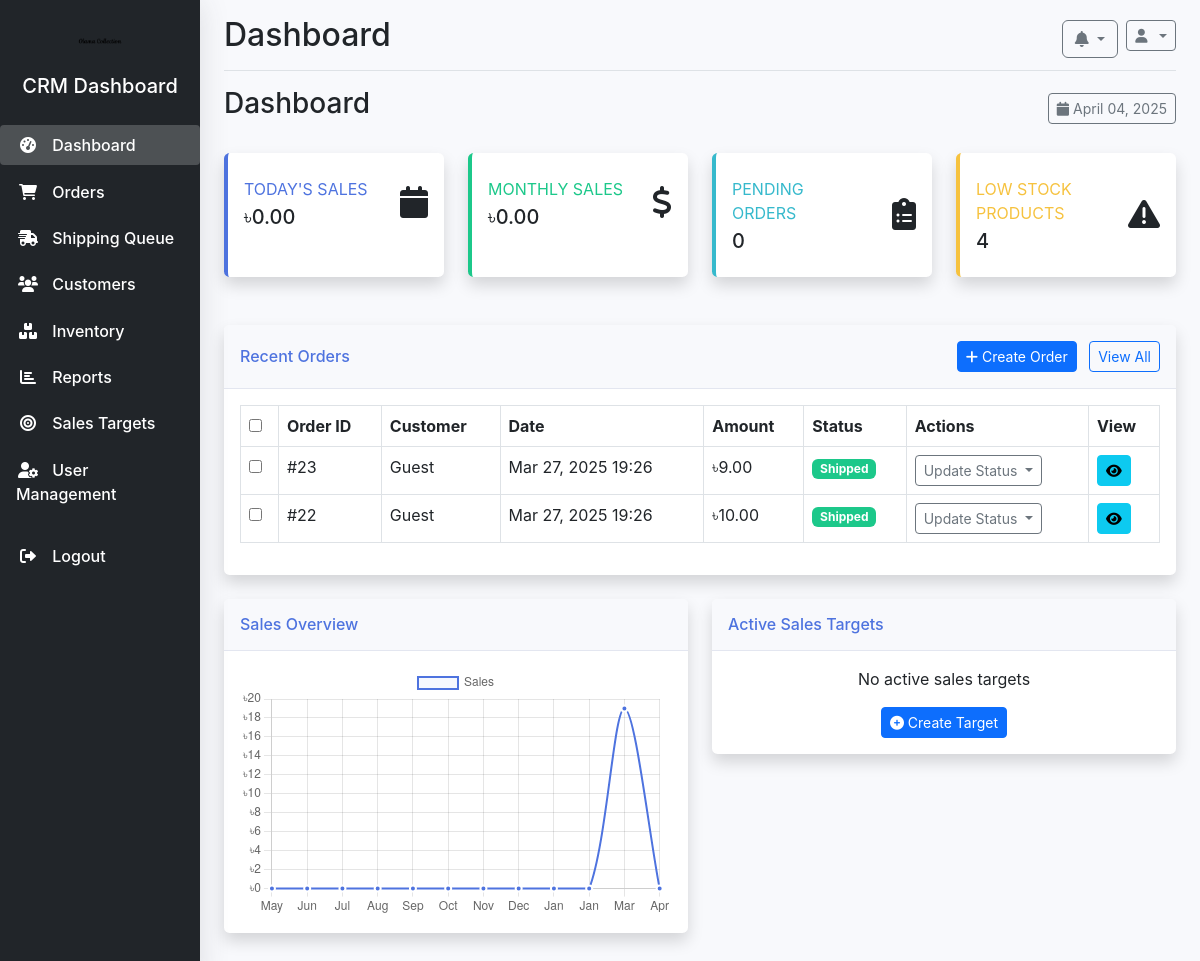
The app's page /crm/ (signed in), older data.
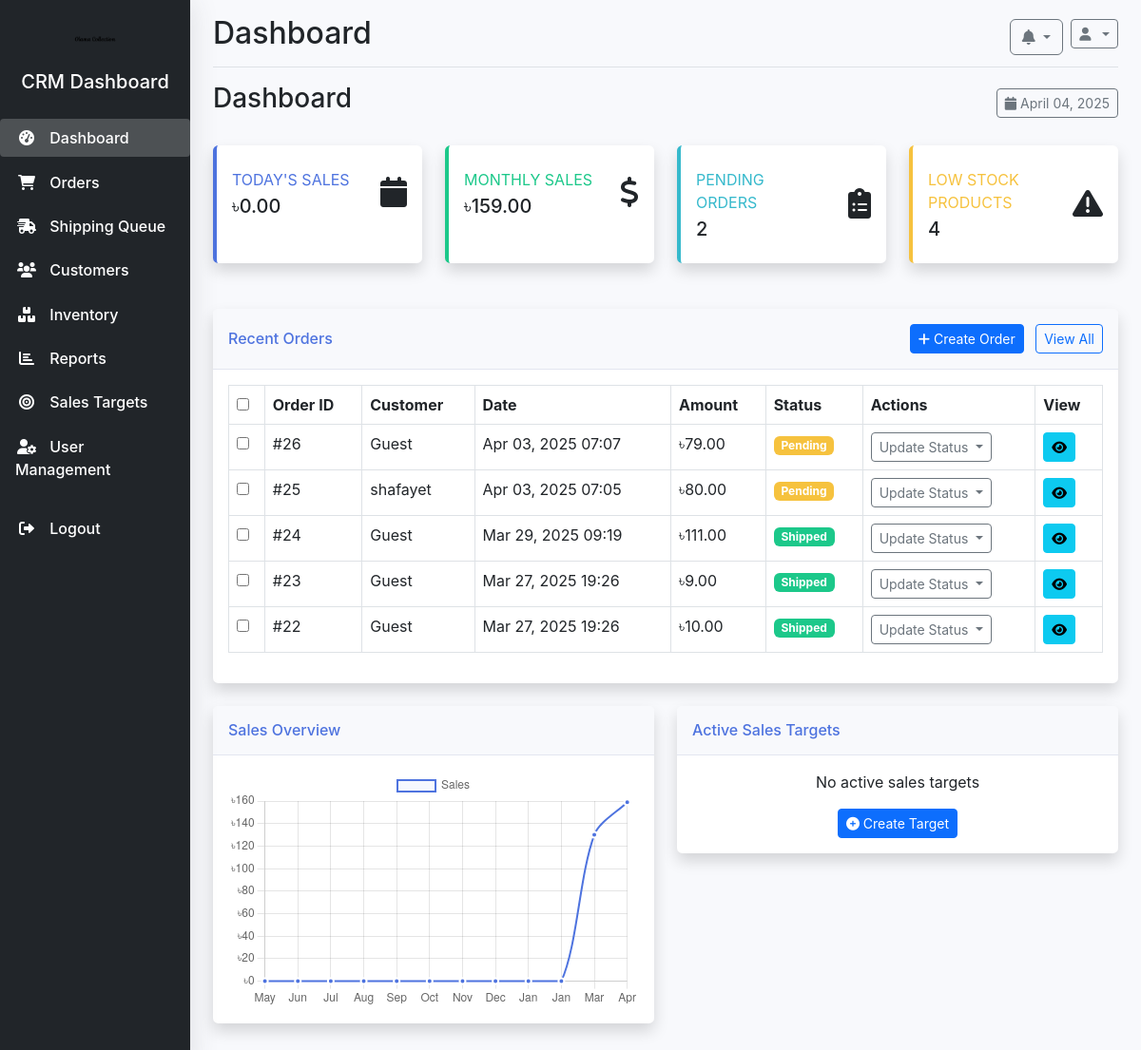
The same page, newer data.
### orders/models.py (models this page shows, shortened)
class Order(models.Model):
    order_number = models.CharField(max_length=20, unique=True, null=True, blank=True)
    customer = models.ForeignKey(User, on_delete=models.SET_NULL, related_name='orders', null=True, blank=True)
    shipping_address = models.TextField(null=True, blank=True)
    billing_address = models.TextField(blank=True, null=True)
    payment_method = models.CharField(max_length=50, null=True, blank=True)  # Made nullable
    payment_status = models.CharField(max_length=50, default='pending')
    total_amount = models.DecimalField(max_digits=10, decimal_places=2, null=True, blank=True)  # Made nullable
    created_at = models.DateTimeField(auto_now_add=True)
    updated_at = models.DateTimeField(auto_now=True)
    status = models.ForeignKey('crm.OrderStatus', on_delete=models.SET_NULL, null=True, blank=True)
    tracking_code = models.CharField(max_length=50, blank=True, null=True)
    consignment_id = models.CharField(max_length=50, blank=True, null=True)
    delivery_status = models.CharField(max_length=50, blank=True, null=True)
    inventory_updated = models.BooleanField(default=False)

### crm/models.py (models this page shows, shortened)
class OrderStatus(models.Model):
    name = models.CharField(max_length=50)
    description = models.TextField(blank=True)
    color_code = models.CharField(max_length=7, default="#808080")  # Hex color code
    is_active = models.BooleanField(default=True)
    sort_order = models.PositiveSmallIntegerField(default=0)
    is_initial = models.BooleanField(default=False)
    is_processing = models.BooleanField(default=False)
    is_completed = models.BooleanField(default=False)
    is_cancelled = models.BooleanField(default=False)
    class Meta:
        verbose_name_plural = "Order Statuses"
        ordering = ['sort_order']

### crm/views.py (the view)
# urls.py: path('', views.dashboard, name='dashboard'),
@crm_login_required
def dashboard(request):
    today = timezone.now().date()
    start_of_month = today.replace(day=1)
    try:
        today_sales = Order.objects.filter(
            created_at__date=today
        ).aggregate(total=Sum('total_amount'))['total'] or 0
        monthly_sales = Order.objects.filter(
            created_at__date__gte=start_of_month
        ).aggregate(total=Sum('total_amount'))['total'] or 0
        pending_orders = Order.objects.filter(
            status__is_initial=True  # Use proper status field relationship
        ).count()
        low_stock_products = Product.objects.filter(
            stock_quantity__lte=10
        ).count()
        recent_orders = Order.objects.select_related(
            'customer', 'status'
        ).order_by('-created_at')[:10]
        active_targets = SalesTarget.objects.filter(
            is_active=True,
            end_date__gte=today
        )
        sales_data = []
        for i in range(11, -1, -1):
            month_date = today.replace(day=1) - timedelta(days=i*30)
            month_date = month_date.replace(day=1)  # Ensure first day of month
            month_name = month_date.strftime('%b')
            month_sales = Order.objects.filter(
                created_at__month=month_date.month,
                created_at__year=month_date.year
            ).aggregate(total=Sum('total_amount'))['total'] or 0
            sales_data.append({
                'month': month_name,
                'sales': month_sales
            })
    except Exception as e:
        import traceback
        print(f"Dashboard error: {str(e)}")
        traceback.print_exc()
        today_sales = 0
        monthly_sales = 0
        pending_orders = 0
        low_stock_products = 0
        recent_orders = []
        active_targets = []
        sales_data = [{'month': m, 'sales': 0} for m in ['Jan', 'Feb', 'Mar', 'Apr', 'May', 'Jun', 'Jul', 'Aug', 'Sep', 'Oct', 'Nov', 'Dec']]
    statuses = OrderStatus.objects.filter(is_active=True).order_by('sort_order')
    context = {
        'today_sales': today_sales,
        'monthly_sales': monthly_sales,
        'pending_orders': pending_orders,
        'low_stock_products': low_stock_products,
        'recent_orders': recent_orders,
        'active_targets': active_targets,
        'sales_data': sales_data,
        'today': today,
        'statuses': statuses  # Don't forget this!
    }
    return render(request, 'crm/dashboard.html', context)

### crm/templates/crm/dashboard.html (shortened to what this page needs)
{% extends 'crm/base.html' %}
{% load static %}
{% block content %}
<div class="d-flex justify-content-between align-items-center mb-4">
    <h1 class="h3">Dashboard</h1>
    <div>
        <button class="btn btn-outline-secondary btn-sm">
            <i class="fas fa-calendar"></i> {{ today|date:"F d, Y" }}
        </button>
    </div>
</div>
<div class="row mb-4">
    <div class="col-xl-3 col-md-6 mb-4">
        <div class="card border-left-primary shadow h-100 py-2 metric-card">
            <div class="card-body">
                <div class="row no-gutters align-items-center">
                    <div class="col mr-2">
                        <div class="text-xs font-weight-bold text-primary text-uppercase mb-1">
                            Today's Sales</div>
                        <div class="h5 mb-0 font-weight-bold text-gray-800">৳{{ today_sales|floatformat:2 }}</div>
                    </div>
                    <div class="col-auto">
                        <i class="fas fa-calendar fa-2x text-gray-300"></i>
                    </div>
                </div>
            </div>
        </div>
    </div>
    <div class="col-xl-3 col-md-6 mb-4">
        <div class="card border-left-success shadow h-100 py-2 metric-card">
            <div class="card-body">
                <div class="row no-gutters align-items-center">
                    <div class="col mr-2">
                        <div class="text-xs font-weight-bold text-success text-uppercase mb-1">
                            Monthly Sales</div>
                        <div class="h5 mb-0 font-weight-bold text-gray-800">৳{{ monthly_sales|floatformat:2 }}</div>
                    </div>
                    <div class="col-auto">
                        <i class="fas fa-dollar-sign fa-2x text-gray-300"></i>
                    </div>
                </div>
            </div>
        </div>
    </div>
    <div class="col-xl-3 col-md-6 mb-4">
        <div class="card border-left-info shadow h-100 py-2 metric-card">
            <div class="card-body">
                <div class="row no-gutters align-items-center">
                    <div class="col mr-2">
                        <div class="text-xs font-weight-bold text-info text-uppercase mb-1">
                            Pending Orders</div>
                        <div class="h5 mb-0 font-weight-bold text-gray-800">{{ pending_orders }}</div>
                    </div>
                    <div class="col-auto">
                        <i class="fas fa-clipboard-list fa-2x text-gray-300"></i>
                    </div>
                </div>
            </div>
        </div>
    </div>
    <div class="col-xl-3 col-md-6 mb-4">
        <div class="card border-left-warning shadow h-100 py-2 metric-card">
            <div class="card-body">
                <div class="row no-gutters align-items-center">
                    <div class="col mr-2">
                        <div class="text-xs font-weight-bold text-warning text-uppercase mb-1">
                            Low Stock Products</div>
                        <div class="h5 mb-0 font-weight-bold text-gray-800">{{ low_stock_products }}</div>
                    </div>
                    <div class="col-auto">
                        <i class="fas fa-exclamation-triangle fa-2x text-gray-300"></i>
                    </div>
                </div>
            </div>
        </div>
    </div>
</div>
<div class="row mb-4">
    <div class="col-12">
        <div class="card shadow">
            <div class="card-header py-3 d-flex flex-row align-items-center justify-content-between">
                <h6 class="m-0 font-weight-bold text-primary">Recent Orders</h6>
                <div>
                    <a href="{% url 'crm:create_order' %}" class="btn btn-sm btn-primary me-2">
                        <i class="fas fa-plus"></i> Create Order
                    </a>
                    <a href="{% url 'crm:order_list' %}" class="btn btn-sm btn-outline-primary">
                        View All
                    </a>
                </div>
            </div>
            <div class="card-body">
                <div class="table-responsive">
                    <table class="table table-bordered" id="ordersTable" width="100%" cellspacing="0">
                        <thead>
                            <tr>
                                <th><input type="checkbox" id="select-all-orders"></th>
                                <th>Order ID</th>
                                <th>Customer</th>
                                <th>Date</th>
                                <th>Amount</th>
                                <th>Status</th>
                                <th>Actions</th>
                                <th>View</th>
                            </tr>
                        </thead>
                        <tbody>
                            {% for order in recent_orders %}
                            <tr>
                                <td><input type="checkbox" class="order-select" value="{{ order.id }}"></td>
                                <td>#{{ order.id }}</td>
                                <td>
                                    {% if order.customer %}
                                        {{ order.customer.get_full_name|default:order.customer.username }}
                                    {% else %}
                                        Guest
                                    {% endif %}
                                </td>
                                <td>{{ order.created_at|date:"M d, Y H:i" }}</td>
                                <td>৳{{ order.total_amount|floatformat:2 }}</td>
                                <td>
                                    <span class="badge" style="background-color: {{ order.status.color_code|default:'#808080' }}">
                                        {{ order.status.name|default:"Unknown" }}
                                    </span>
                                </td>
                                <td>
                                    <div class="dropdown">
                                        <button class="btn btn-sm btn-outline-secondary dropdown-toggle" type="button" id="statusDropdown{{ order.id }}" data-bs-toggle="dropdown" aria-expanded="false">
                                            Update Status
                                        </button>
                                    </div>
                                </td>
                                <td>
                                    <a href="{% url 'crm:order_detail' order.id %}" class="btn btn-sm btn-info">
                                        <i class="fas fa-eye"></i>
                                    </a>
                                </td>
                            </tr>
                            {% empty %}
                            <tr>
                                <td colspan="8" class="text-center">No recent orders</td>
                            </tr>
                            {% endfor %}
                        </tbody>
                    </table>
                </div>
            </div>
        </div>
    </div>
</div>
<div class="row">
    <div class="col-lg-6 mb-4">
        <div class="card shadow mb-4">
            <div class="card-header py-3">
                <h6 class="m-0 font-weight-bold text-primary">Sales Overview</h6>
            </div>
            <div class="card-body">
                <div class="chart-area" style="height: 250px;">
                    <canvas id="salesChart"></canvas>
                </div>
            </div>
        </div>
    </div>
    <div class="col-lg-6 mb-4">
        <div class="card shadow mb-4">
            <div class="card-header py-3">
                <h6 class="m-0 font-weight-bold text-primary">Active Sales Targets</h6>
            </div>
            <div class="card-body">
                {% if active_targets %}
                    {% for target in active_targets %}
                    <h4 class="small font-weight-bold">{{ target.name }}
                        <span class="float-end">{{ target.get_progress_percentage }}%</span>
                    </h4>
                    <div class="progress mb-4">
                        <div class="progress-bar {% if target.get_progress_percentage < 50 %}bg-danger{% elif target.get_progress_percentage < 75 %}bg-warning{% else %}bg-success{% endif %}"
                            role="progressbar" style="width: {{ target.get_progress_percentage }}%"
                            aria-valuenow="{{ target.get_progress_percentage }}" aria-valuemin="0" aria-valuemax="100">
                        </div>
                    </div>
                    {% endfor %}
                {% else %}
                    <p class="text-center">No active sales targets</p>
                    {% if request.crm_user.role == 'admin' or request.crm_user.role == 'manager' %}
                    <div class="text-center mt-3">
                        <a href="{% url 'crm:create_sales_target' %}" class="btn btn-primary btn-sm">
                            <i class="fas fa-plus-circle"></i> Create Target
                        </a>
                    </div>
                    {% endif %}
                {% endif %}
            </div>
        </div>
    </div>
</div>
{% endblock %}

Row changes from the older to the newer data that the page shows:
added Order: id "26", shows "Guest", created_at "Apr 03, 2025 07:07", total_amount "79.00", status.name "Pending"
added Order: id "25", customer.get_full_name "shafayet", created_at "Apr 03, 2025 07:05", total_amount "80.00", status.name "Pending"
added Order: id "24", shows "Guest", created_at "Mar 29, 2025 09:19", total_amount "111.00", status.name "Shipped"
Text that changed along with them:
{{ monthly_sales|floatformat:2 }}: "0.00" → "159.00"
{{ pending_orders }}: "0" → "2"
chart data {{ data.sales }}: 0, 0, 0, 0, 0, 0, 0, 0, 0, 0, 19, 0 → 0, 0, 0, 0, 0, 0, 0, 0, 0, 0, 130, 159
